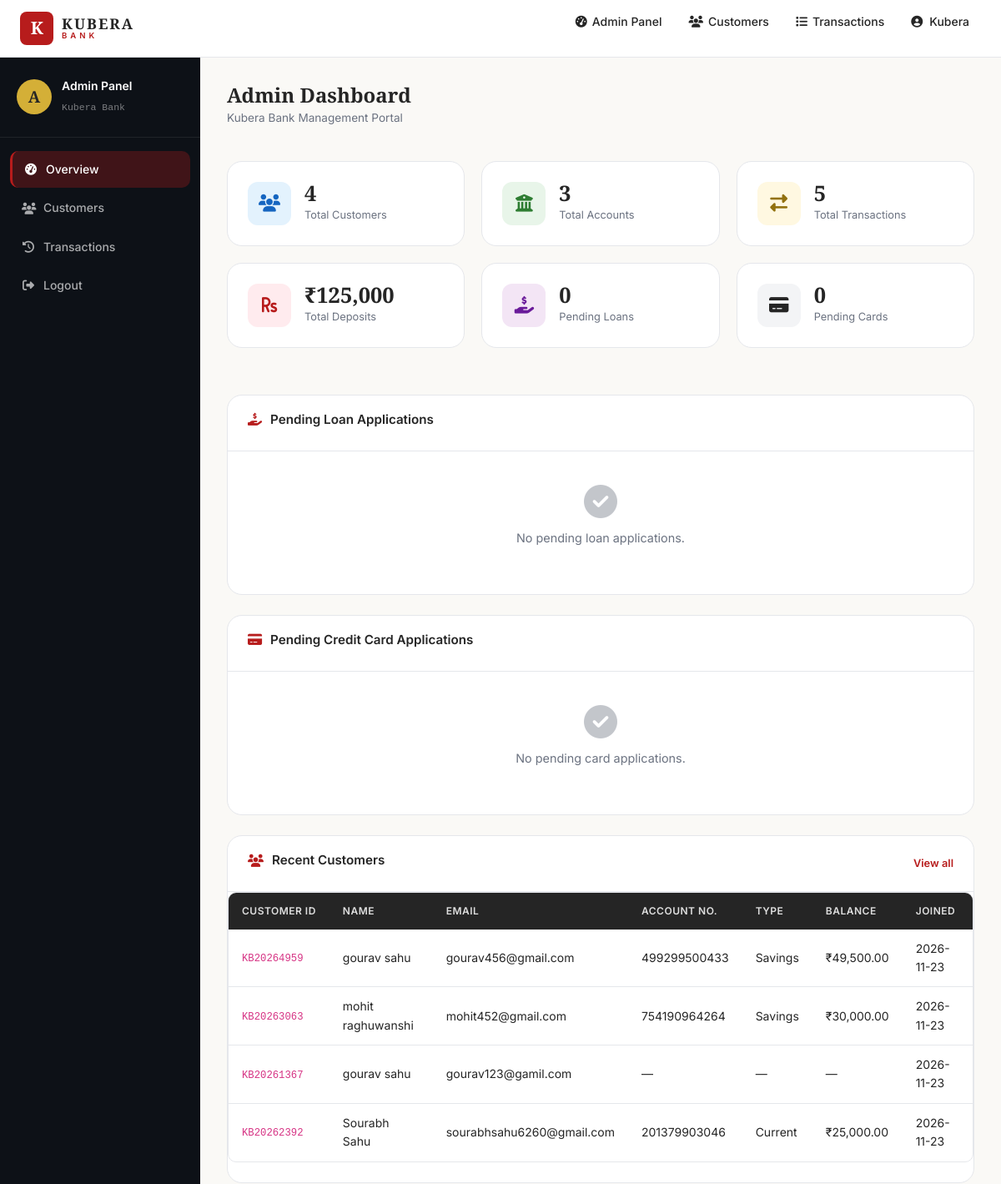
Page /admin (signed in, upper part) on the earlier database version.
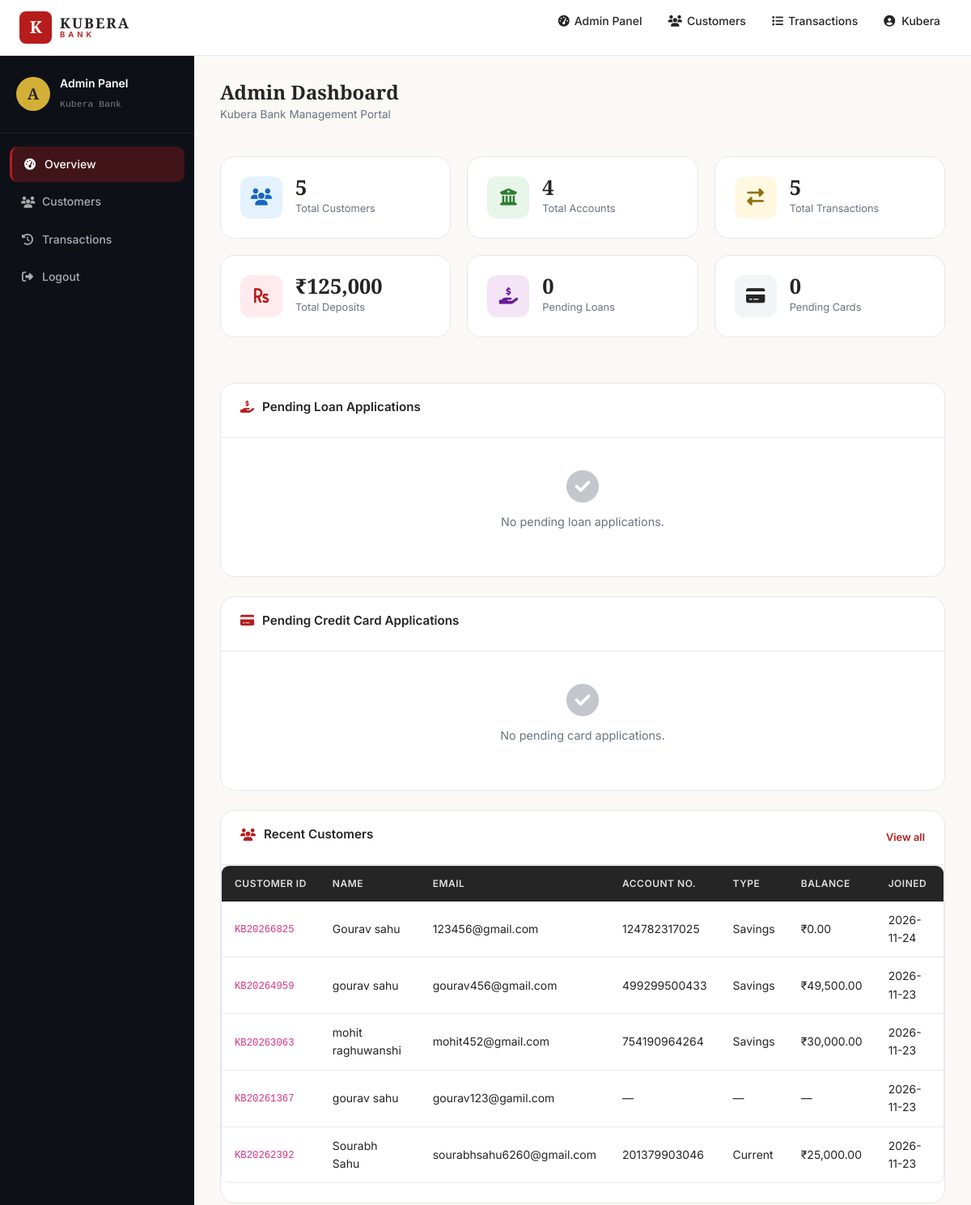
Same page on the later database version.
### tables this page shows
CREATE TABLE accounts (
            id             INTEGER PRIMARY KEY AUTOINCREMENT,
            user_id        INTEGER NOT NULL,
            account_number TEXT    UNIQUE NOT NULL,
            account_type   TEXT    NOT NULL,
            balance        REAL    DEFAULT 0.0,
            address        TEXT,
            date_of_birth  TEXT,
            is_active      INTEGER DEFAULT 1,
            created_at     TEXT    DEFAULT (datetime('now', 'localtime')),
            FOREIGN KEY (user_id) REFERENCES users(id)
        );

CREATE TABLE users (
            id          INTEGER PRIMARY KEY AUTOINCREMENT,
            customer_id TEXT    UNIQUE NOT NULL,
            full_name   TEXT    NOT NULL,
            email       TEXT    UNIQUE NOT NULL,
            phone       TEXT    NOT NULL,
            password    TEXT    NOT NULL,
            is_admin    INTEGER DEFAULT 0,
            created_at  TEXT    DEFAULT (datetime('now', 'localtime'))
        );

### app.py (the view)
@app.route('/admin')
@admin_required
def admin_dashboard():
    conn = get_db_connection()
    try:
        total_customers    = conn.execute("SELECT COUNT(*) FROM users WHERE is_admin=0").fetchone()[0]
        total_accounts     = conn.execute("SELECT COUNT(*) FROM accounts").fetchone()[0]
        total_transactions = conn.execute("SELECT COUNT(*) FROM transactions").fetchone()[0]
        total_deposits     = conn.execute(
            "SELECT SUM(amount) FROM transactions WHERE transaction_type='deposit'"
        ).fetchone()[0] or 0
        pending_loans      = conn.execute(
            "SELECT COUNT(*) FROM loan_applications WHERE status='Pending'"
        ).fetchone()[0]
        pending_cards      = conn.execute(
            "SELECT COUNT(*) FROM credit_card_applications WHERE status='Pending'"
        ).fetchone()[0]
        recent_customers = conn.execute('''
            SELECT u.*, a.account_number, a.account_type, a.balance
            FROM users u
            LEFT JOIN accounts a ON u.id = a.user_id
            WHERE u.is_admin = 0
            ORDER BY u.created_at DESC
            LIMIT 10
        ''').fetchall()
        pending_loan_apps = conn.execute('''
            SELECT l.*, u.full_name, u.email
            FROM loan_applications l
            JOIN users u ON l.user_id = u.id
            WHERE l.status = 'Pending'
            ORDER BY l.created_at DESC
        ''').fetchall()
        pending_card_apps = conn.execute('''
            SELECT c.*, u.full_name, u.email
            FROM credit_card_applications c
            JOIN users u ON c.user_id = u.id
            WHERE c.status = 'Pending'
            ORDER BY c.created_at DESC
        ''').fetchall()
        return render_template('admin_dashboard.html',
            total_customers=total_customers,
            total_accounts=total_accounts,
            total_transactions=total_transactions,
            total_deposits=total_deposits,
            pending_loans=pending_loans,
            pending_cards=pending_cards,
            recent_customers=recent_customers,
            pending_loan_apps=pending_loan_apps,
            pending_card_apps=pending_card_apps,
        )
    finally:
        conn.close()

### app.py (called while the page is built)
def generate_csrf_token():
    if '_csrf_token' not in session:
        session['_csrf_token'] = secrets.token_hex(16)
    return session['_csrf_token']

@app.before_request
def csrf_protect():
    if request.method == "POST":
        if request.path.startswith('/api/'):
            return
        token = session.get('_csrf_token')
        form_token = request.form.get('csrf_token')
        if not token or not form_token or token != form_token:
            flash('Security check failed: Invalid or expired token. Please try again.', 'danger')
            return redirect(request.referrer or url_for('index'))

def admin_required(f):
    @wraps(f)
    def decorated(*args, **kwargs):
        if 'user_id' not in session or not session.get('is_admin'):
            flash('Admin access required.', 'danger')
            return redirect(url_for('login'))
        return f(*args, **kwargs)
    return decorated

### database.py (called while the page is built)
def get_db_connection():
    conn = sqlite3.connect(Config.DATABASE_PATH)
    conn.row_factory = sqlite3.Row  # Access results like: row['column_name']
    conn.execute("PRAGMA foreign_keys = ON")  # Enable foreign key support
    return conn

### templates/admin_dashboard.html (shortened to what the changed rows need)
{% extends "base.html" %}
{% block extra_css %}
<link rel="stylesheet" href="{{ url_for('static', filename='css/dashboard.css') }}">
{% endblock %}
{% block content %}
<div class="kb-dash-layout">
    <main class="kb-dash-main">
        <div class="kb-dash-topbar">
            <div>
                <h1 class="kb-dash-welcome">Admin Dashboard</h1>
            </div>
        </div>
        <div class="kb-admin-stats">
            <div class="kb-admin-stat-card">
                <div>
                    <div class="kb-admin-stat-num">{{ total_customers }}</div>
                    <div class="kb-admin-stat-label">Total Customers</div>
                </div>
            </div>
            <div class="kb-admin-stat-card">
                <div>
                    <div class="kb-admin-stat-num">{{ total_accounts }}</div>
                    <div class="kb-admin-stat-label">Total Accounts</div>
                </div>
            </div>
        </div>
        <div class="kb-dash-card">
            <div class="kb-table-wrapper">
                <table class="kb-table">
                    <thead>
                        <tr>
                            <th>Customer ID</th>
                            <th>Name</th>
                            <th>Email</th>
                            <th>Account No.</th>
                            <th>Type</th>
                            <th>Balance</th>
                            <th>Joined</th>
                        </tr>
                    </thead>
                    <tbody>
                        {% for c in recent_customers %}
                        <tr>
                            <td><code>{{ c.customer_id }}</code></td>
                            <td>{{ c.full_name }}</td>
                            <td>{{ c.email }}</td>
                            <td>{{ c.account_number or '—' }}</td>
                            <td>{{ c.account_type or '—' }}</td>
                            <td>{% if c.balance is not none %}₹{{ "{:,.2f}".format(c.balance) }}{% else %}—{% endif %}</td>
                            <td>{{ c.created_at[:10] }}</td>
                        </tr>
                        {% endfor %}
                    </tbody>
                </table>
            </div>
        </div>
    </main>
</div>
{% endblock %}

Differences in the rows shown:
added accounts: customer_id "KB20266825", full_name "Gourav sahu", email "123456@gmail.com", account_number "124782317025", account_type "Savings", balance "0.00", created_at "2026-11-24"
Other differences:
{{ total_customers }}: "4" → "5"
{{ total_accounts }}: "3" → "4"
